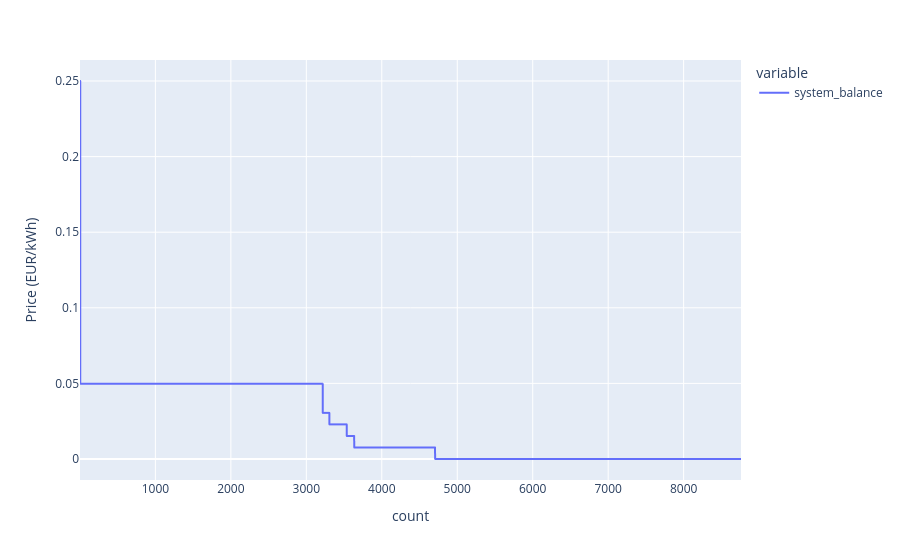

Notebook code cell kept with this figure:
### Code cell
# LDC of the shadow price, which we calculated earlier
plot_load_duration_curve(dataframe=balance_price['system_balance'].to_frame(), 
                         plot_export_path='results/default_price.html', 
                         y_label='Price (EUR/kWh)')

### Figure 1 — Plotly figure (JSON) as saved in the notebook; plotly's stock layout.template omitted (floating-point values rounded to 4 significant figures; data arrays with more than 128 entries replaced by an {"elided": "..."} marker saying what was removed)
{"data": [{"hovertemplate": "variable=system_balance<br>index=%{x}<br>value=%{y}<extra></extra>", "legendgroup": "system_balance", "line": {"color": "#636efa", "dash": "solid"}, "marker": {"symbol": "circle"}, "mode": "lines", "name": "system_balance", "showlegend": true, "type": "scattergl", "x": {"elided": "8760 int values"}, "xaxis": "x", "y": {"elided": "8760 float values"}, "yaxis": "y"}], "layout": {"legend": {"title": {"text": "variable"}, "tracegroupgap": 0}, "margin": {"t": 60}, "xaxis": {"anchor": "y", "domain": [0, 1], "title": {"text": "count"}}, "yaxis": {"anchor": "x", "domain": [0, 1], "title": {"text": "Price (EUR/kWh)"}}}}
